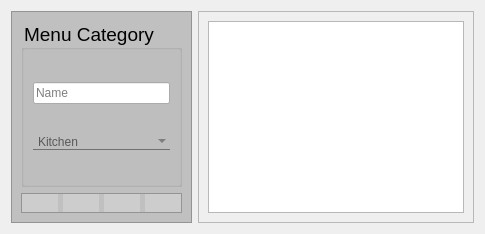
                   <widget class="QWidget" name="tab">
                    <attribute name="icon">
                     <iconset resource="../resource/resource.qrc">
                      <normaloff>:/Simple icons/simple_icons/fi-rr-book-alt.svg</normaloff>:/Simple icons/simple_icons/fi-rr-book-alt.svg</iconset>
                    </attribute>
                    <attribute name="title">
                     <string/>
                    </attribute>
                    <layout class="QGridLayout" name="gridLayout_19">
                     <item row="0" column="1">
                      <widget class="QFrame" name="f_menuCategoryCustomDb">
                       <property name="frameShape">
                        <enum>QFrame::StyledPanel</enum>
                       </property>
                       <property name="frameShadow">
                        <enum>QFrame::Raised</enum>
                       </property>
                       <layout class="QVBoxLayout" name="verticalLayout_77">
                        <item>
                         <widget class="QTableWidget" name="tw_menuCategoryCustom">
                          <property name="font">
                           <font>
                            <family>Times New Roman</family>
                            <pointsize>18</pointsize>
                           </font>
                          </property>
                          <property name="editTriggers">
                           <set>QAbstractItemView::NoEditTriggers</set>
                          </property>
                          <property name="selectionMode">
                           <enum>QAbstractItemView::SingleSelection</enum>
                          </property>
                          <property name="selectionBehavior">
                           <enum>QAbstractItemView::SelectRows</enum>
                          </property>
                          <attribute name="horizontalHeaderShowSortIndicator" stdset="0">
                           <bool>true</bool>
                          </attribute>
                          <attribute name="verticalHeaderCascadingSectionResizes">
                           <bool>true</bool>
                          </attribute>
                          <attribute name="verticalHeaderShowSortIndicator" stdset="0">
                           <bool>false</bool>
                          </attribute>
                         </widget>
                        </item>
                       </layout>
                      </widget>
                     </item>
                     <item row="0" column="0">
                      <widget class="QFrame" name="f_menuCategoryCustom">
                       <property name="styleSheet">
                        <string notr="true">QFrame
{
	background-color: rgb(192, 192, 192)
}

QGroupBox
{
	background-color: rgb(192, 192, 192)
}

QPushButton
{ 
	
	alternate-background-color: rgb(255, 255, 255);
	background: rgba(225, 225, 225, 100);
	border-width: 2px;
    border-radius: 10px;
	qproperty-iconSize: 32px 32px;
	border-style: dashed;
 }

QPushButton:hover
{
	background: rgba(225, 225, 225, 180);
	border-style: dashed;
}

QPushButton:pressed
{
	background: rgba(75, 75, 75, 180);
	border-style: inset;
}



QComboBox
{
	background: transparent;
	color: rgb(88, 88, 88);
	border: none;
	border-bottom: 1px solid #717072;
	font: 14pt &quot;MS Shell Dlg 2&quot;;
}</string>
                       </property>
                       <property name="frameShape">
                        <enum>QFrame::StyledPanel</enum>
                       </property>
                       <property name="frameShadow">
                        <enum>QFrame::Raised</enum>
                       </property>
                       <layout class="QVBoxLayout" name="verticalLayout_75">
                        <item>
                         <widget class="QGroupBox" name="gb_menuCategoryCustom">
                          <property name="font">
                           <font>
                            <pointsize>14</pointsize>
                           </font>
                          </property>
                          <property name="styleSheet">
                           <string notr="true"/>
                          </property>
                          <property name="title">
                           <string>Menu Category</string>
                          </property>
                          <property name="alignment">
                           <set>Qt::AlignLeading|Qt::AlignLeft|Qt::AlignVCenter</set>
                          </property>
                          <layout class="QVBoxLayout" name="verticalLayout_76">
                           <item>
                            <widget class="QLineEdit" name="le_menuCategoryCustomName">
                             <property name="text">
                              <string/>
                             </property>
                             <property name="maxLength">
                              <number>40</number>
                             </property>
                             <property name="placeholderText">
                              <string>Name</string>
                             </property>
                             <property name="clearButtonEnabled">
                              <bool>true</bool>
                             </property>
                            </widget>
                           </item>
                           <item>
                            <widget class="QComboBox" name="cb_menuCategoryCustomPrinting">
                             <item>
                              <property name="text">
                               <string>Kitchen</string>
                              </property>
                             </item>
                             <item>
                              <property name="text">
                               <string>Pizza Yolo</string>
                              </property>
                             </item>
                             <item>
                              <property name="text">
                               <string>Bar</string>
                              </property>
                             </item>
                            </widget>
                           </item>
                          </layout>
                         </widget>
                        </item>
                        <item>
                         <widget class="QFrame" name="f_menuCategoryCustomDbBtn">
                          <property name="sizePolicy">
                           <sizepolicy hsizetype="Preferred" vsizetype="Maximum">
                            <horstretch>0</horstretch>
                            <verstretch>0</verstretch>
                           </sizepolicy>
                          </property>
                          <property name="frameShape">
                           <enum>QFrame::StyledPanel</enum>
                          </property>
                          <property name="frameShadow">
                           <enum>QFrame::Raised</enum>
                          </property>
                          <layout class="QHBoxLayout" name="horizontalLayout_54">
                           <property name="spacing">
                            <number>5</number>
                           </property>
                           <property name="leftMargin">
                            <number>0</number>
                           </property>
                           <property name="topMargin">
                            <number>0</number>
                           </property>
                           <property name="rightMargin">
                            <number>0</number>
                           </property>
                           <property name="bottomMargin">
                            <number>0</number>
                           </property>
                           <item>
                            <widget class="QPushButton" name="btn_menuCategoryCustomAdd">
                             <property name="text">
                              <string/>
                             </property>
                             <property name="icon">
                              <iconset resource="../resource/resource.qrc">
                               <normaloff>:/Simple icons/simple_icons/fi-rr-add.svg</normaloff>:/Simple icons/simple_icons/fi-rr-add.svg</iconset>
                             </property>
                             <property name="iconSize">
                              <size>
                               <width>32</width>
                               <height>32</height>
                              </size>
                             </property>
                            </widget>
                           </item>
                           <item>
                            <widget class="QPushButton" name="btn_menuCategoryCustomEdit">
                             <property name="enabled">
                              <bool>false</bool>
                             </property>
                             <property name="text">
                              <string/>
                             </property>
                             <property name="icon">
                              <iconset resource="../resource/resource.qrc">
                               <normaloff>:/Simple icons/simple_icons/fi-rr-edit.svg</normaloff>:/Simple icons/simple_icons/fi-rr-edit.svg</iconset>
                             </property>
                             <property name="iconSize">
                              <size>
                               <width>32</width>
                               <height>32</height>
                              </size>
                             </property>
                            </widget>
                           </item>
                           <item>
                            <widget class="QPushButton" name="btn_menuCategoryCustomDelete">
                             <property name="enabled">
                              <bool>false</bool>
                             </property>
                             <property name="text">
                              <string/>
                             </property>
                             <property name="icon">
                              <iconset resource="../resource/resource.qrc">
                               <normaloff>:/Simple icons/simple_icons/fi-rr-delete.svg</normaloff>:/Simple icons/simple_icons/fi-rr-delete.svg</iconset>
                             </property>
                             <property name="iconSize">
                              <size>
                               <width>32</width>
                               <height>32</height>
                              </size>
                             </property>
                            </widget>
                           </item>
                           <item>
                            <widget class="QPushButton" name="btn_menuCategoryCustomClear">
                             <property name="enabled">
                              <bool>true</bool>
                             </property>
                             <property name="text">
                              <string/>
                             </property>
                             <property name="icon">
                              <iconset resource="../resource/resource.qrc">
                               <normaloff>:/Simple icons/simple_icons/fi-rr-broom.svg</normaloff>:/Simple icons/simple_icons/fi-rr-broom.svg</iconset>
                             </property>
                             <property name="iconSize">
                              <size>
                               <width>32</width>
                               <height>32</height>
                              </size>
                             </property>
                            </widget>
                           </item>
                          </layout>
                         </widget>
                        </item>
                       </layout>
                      </widget>
                     </item>
                    </layout>
                   </widget>
